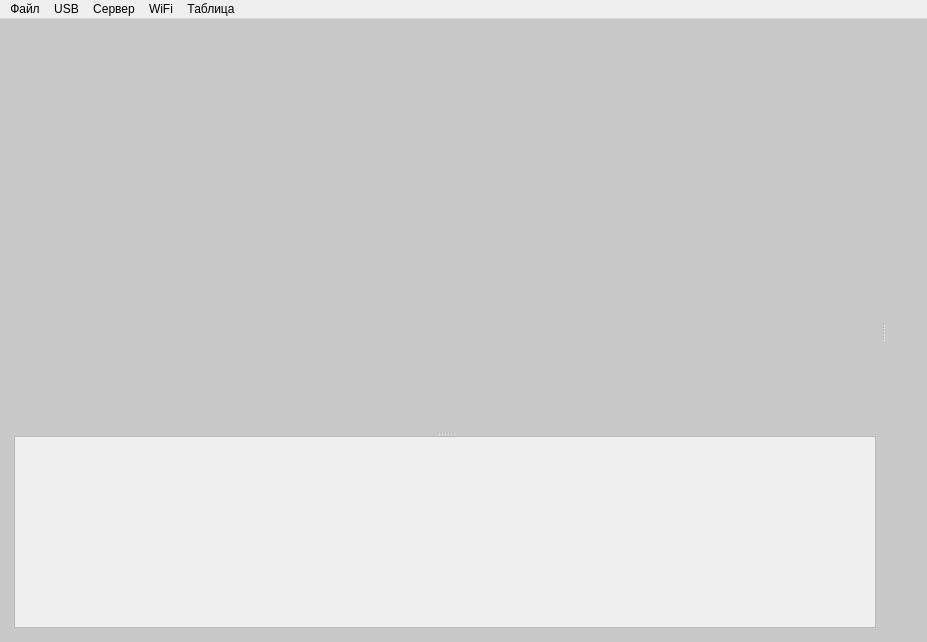
<?xml version="1.0" encoding="UTF-8"?>
<ui version="4.0">
 <class>MainWindow</class>
 <widget class="QMainWindow" name="MainWindow">
  <property name="geometry">
   <rect>
    <x>0</x>
    <y>0</y>
    <width>927</width>
    <height>642</height>
   </rect>
  </property>
  <property name="windowTitle">
   <string>MainWindow</string>
  </property>
  <property name="styleSheet">
   <string notr="true">*{
	font: 12pt &quot;Calibri&quot;;
}
#centralwidget {
	background-color: rgb(200, 200, 200);
}
QTableWidget {
	border-radius: 0px;
}

</string>
  </property>
  <widget class="QWidget" name="centralwidget">
   <layout class="QHBoxLayout" name="horizontalLayout">
    <item>
     <widget class="QSplitter" name="splitter">
      <property name="sizePolicy">
       <sizepolicy hsizetype="Ignored" vsizetype="Preferred">
        <horstretch>0</horstretch>
        <verstretch>0</verstretch>
       </sizepolicy>
      </property>
      <property name="orientation">
       <enum>Qt::Horizontal</enum>
      </property>
      <widget class="QWidget" name="layoutWidget">
       <layout class="QVBoxLayout" name="verticalLayout_2" stretch="0">
        <property name="leftMargin">
         <number>5</number>
        </property>
        <property name="topMargin">
         <number>5</number>
        </property>
        <property name="rightMargin">
         <number>5</number>
        </property>
        <property name="bottomMargin">
         <number>5</number>
        </property>
        <item>
         <widget class="QSplitter" name="splitter_2">
          <property name="sizePolicy">
           <sizepolicy hsizetype="Expanding" vsizetype="Expanding">
            <horstretch>1</horstretch>
            <verstretch>0</verstretch>
           </sizepolicy>
          </property>
          <property name="orientation">
           <enum>Qt::Vertical</enum>
          </property>
          <widget class="QWidget" name="widgetMap" native="true">
           <property name="sizePolicy">
            <sizepolicy hsizetype="Expanding" vsizetype="Expanding">
             <horstretch>1</horstretch>
             <verstretch>2</verstretch>
            </sizepolicy>
           </property>
           <property name="minimumSize">
            <size>
             <width>0</width>
             <height>0</height>
            </size>
           </property>
           <property name="styleSheet">
            <string notr="true">QFrame {
	border-radius: 0px;
   margin-top: 0px;
	padding: 0px 0x;
}</string>
           </property>
          </widget>
          <widget class="QTextEdit" name="console">
           <property name="enabled">
            <bool>false</bool>
           </property>
           <property name="sizePolicy">
            <sizepolicy hsizetype="Expanding" vsizetype="Preferred">
             <horstretch>1</horstretch>
             <verstretch>0</verstretch>
            </sizepolicy>
           </property>
           <property name="maximumSize">
            <size>
             <width>16777215</width>
             <height>16777215</height>
            </size>
           </property>
           <property name="textInteractionFlags">
            <set>Qt::TextSelectableByKeyboard|Qt::TextSelectableByMouse</set>
           </property>
          </widget>
         </widget>
        </item>
       </layout>
      </widget>
      <widget class="QWidget" name="verticalLayoutWidget">
       <layout class="QVBoxLayout" name="verticalLayout">
        <property name="leftMargin">
         <number>5</number>
        </property>
        <property name="topMargin">
         <number>5</number>
        </property>
        <property name="rightMargin">
         <number>5</number>
        </property>
        <property name="bottomMargin">
         <number>5</number>
        </property>
        <item>
         <widget class="QWidget" name="tableAbonent" native="true"/>
        </item>
       </layout>
      </widget>
     </widget>
    </item>
   </layout>
  </widget>
  <widget class="QMenuBar" name="menuBar">
   <property name="geometry">
    <rect>
     <x>0</x>
     <y>0</y>
     <width>927</width>
     <height>24</height>
    </rect>
   </property>
   <property name="defaultUp">
    <bool>false</bool>
   </property>
   <widget class="QMenu" name="menu_2">
    <property name="title">
     <string>USB</string>
    </property>
    <widget class="QMenu" name="menuPortList">
     <property name="title">
      <string>Порт</string>
     </property>
    </widget>
    <addaction name="separator"/>
    <addaction name="menuPortList"/>
    <addaction name="action"/>
    <addaction name="action_2"/>
   </widget>
   <widget class="QMenu" name="menu_3">
    <property name="title">
     <string>Сервер</string>
    </property>
    <addaction name="actionTCPOpen"/>
    <addaction name="actionTCPClose"/>
   </widget>
   <widget class="QMenu" name="menuWiFi">
    <property name="title">
     <string>WiFi</string>
    </property>
    <addaction name="actionWiFiOpen"/>
    <addaction name="actionWiFiClose"/>
   </widget>
   <widget class="QMenu" name="menu_4">
    <property name="title">
     <string>Таблица</string>
    </property>
    <addaction name="newSession"/>
    <addaction name="loadSession"/>
   </widget>
   <widget class="QMenu" name="menu_5">
    <property name="title">
     <string>Файл</string>
    </property>
    <addaction name="actionSettings"/>
    <addaction name="actionLoadTiles"/>
   </widget>
   <addaction name="menu_5"/>
   <addaction name="menu_2"/>
   <addaction name="menu_3"/>
   <addaction name="menuWiFi"/>
   <addaction name="menu_4"/>
  </widget>
  <action name="actionFile_1">
   <property name="text">
    <string>File 1</string>
   </property>
  </action>
  <action name="addTable_1">
   <property name="text">
    <string>Участника</string>
   </property>
  </action>
  <action name="addTable_2">
   <property name="text">
    <string>Спасателя</string>
   </property>
  </action>
  <action name="addTable_3">
   <property name="text">
    <string>Дрона</string>
   </property>
  </action>
  <action name="addTable_4">
   <property name="text">
    <string>Метку</string>
   </property>
  </action>
  <action name="actionLoadTiles">
   <property name="text">
    <string>Скачать карту</string>
   </property>
  </action>
  <action name="actionConsoleView">
   <property name="checkable">
    <bool>true</bool>
   </property>
   <property name="checked">
    <bool>true</bool>
   </property>
   <property name="text">
    <string>Консоль</string>
   </property>
  </action>
  <action name="actionhth">
   <property name="text">
    <string>hth</string>
   </property>
  </action>
  <action name="action">
   <property name="text">
    <string>Подключиться</string>
   </property>
  </action>
  <action name="action_2">
   <property name="text">
    <string>Отключиться</string>
   </property>
  </action>
  <action name="actionTCPOpen">
   <property name="text">
    <string>Подключиться</string>
   </property>
  </action>
  <action name="actionTCPClose">
   <property name="text">
    <string>Отключиться</string>
   </property>
  </action>
  <action name="actionWiFiOpen">
   <property name="text">
    <string>Подключиться</string>
   </property>
  </action>
  <action name="actionWiFiClose">
   <property name="text">
    <string>Отключиться</string>
   </property>
  </action>
  <action name="action_3">
   <property name="text">
    <string>Маршрутизация</string>
   </property>
  </action>
  <action name="newSession">
   <property name="text">
    <string>Новая запись</string>
   </property>
  </action>
  <action name="loadSession">
   <property name="text">
    <string>Загрузить запись</string>
   </property>
  </action>
  <action name="actionSettings">
   <property name="text">
    <string>Настройки</string>
   </property>
  </action>
 </widget>
 <resources/>
 <connections>
  <connection>
   <sender>actionConsoleView</sender>
   <signal>toggled(bool)</signal>
   <receiver>console</receiver>
   <slot>setVisible(bool)</slot>
   <hints>
    <hint type="sourcelabel">
     <x>-1</x>
     <y>-1</y>
    </hint>
    <hint type="destinationlabel">
     <x>249</x>
     <y>535</y>
    </hint>
   </hints>
  </connection>
 </connections>
</ui>
